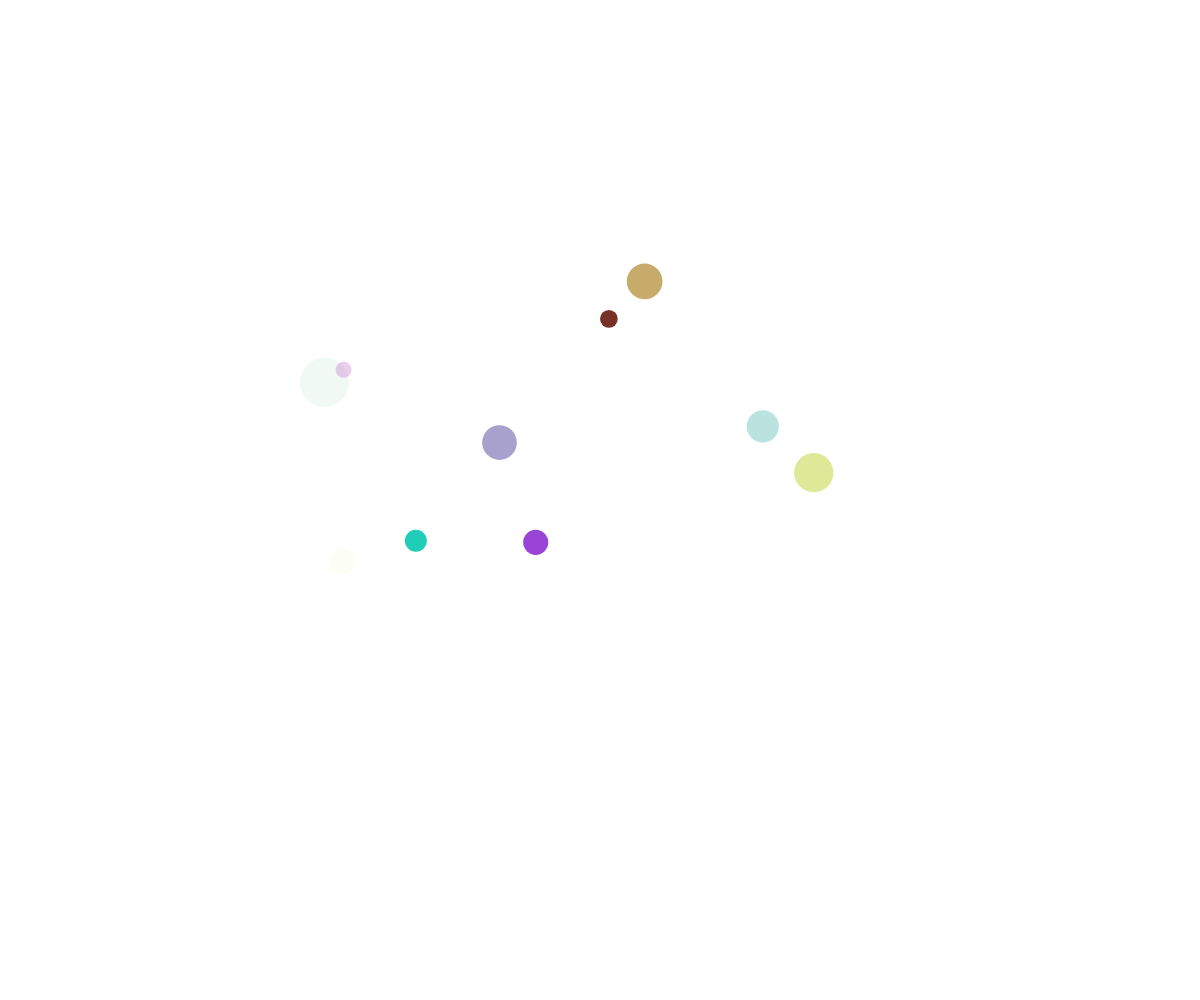
Frame 1 (no input)
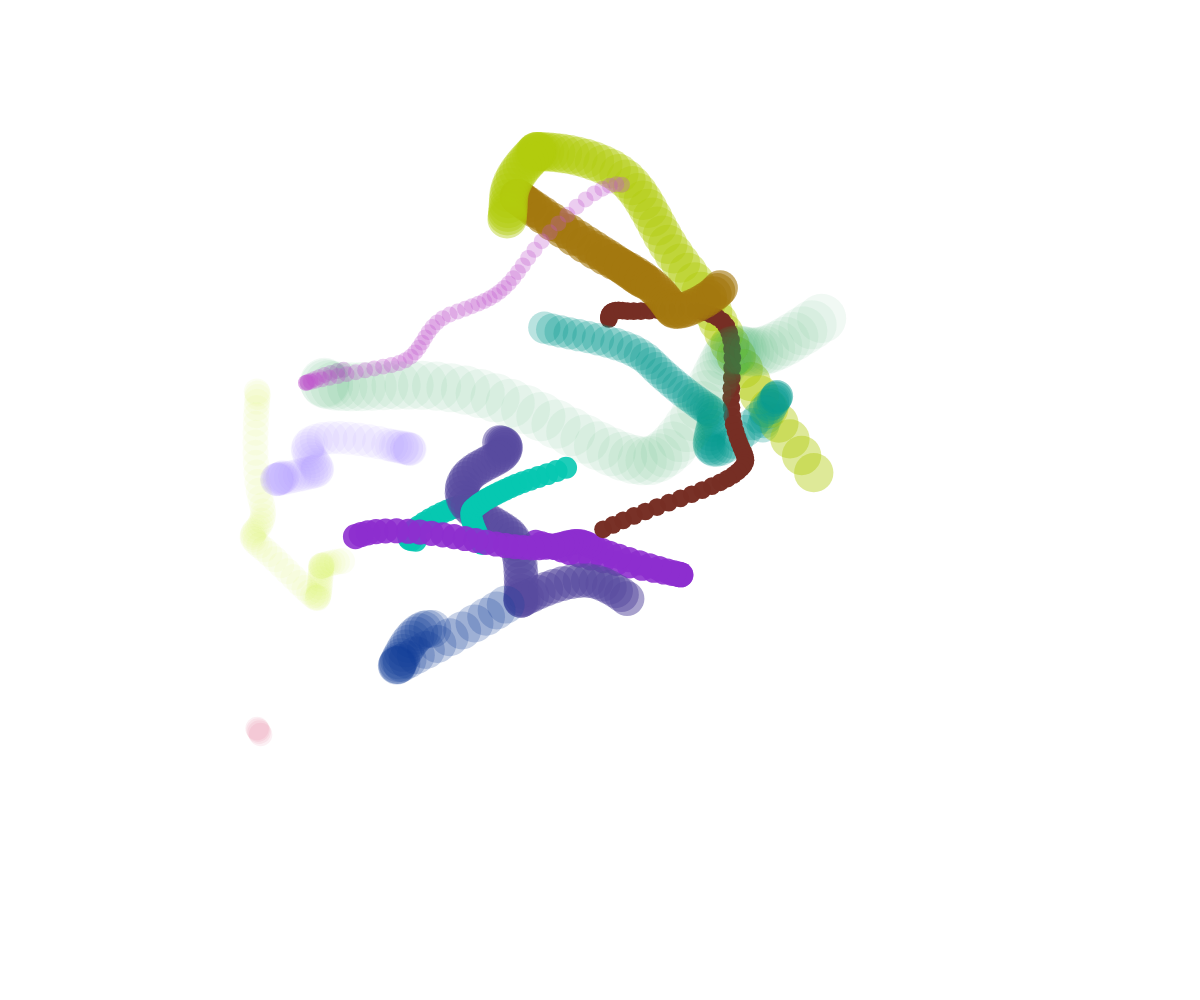
Frame 60 (no input)
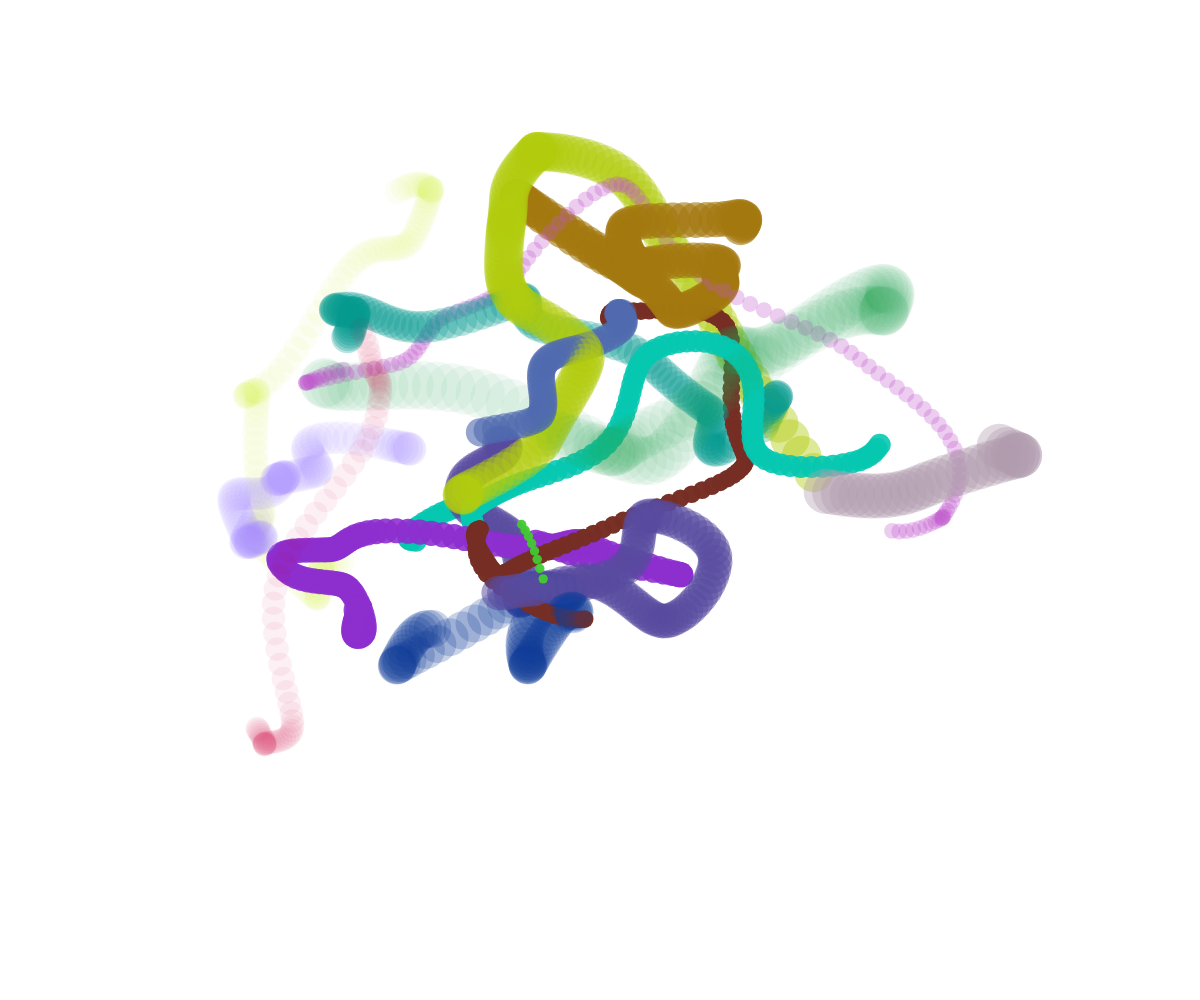
Frame 120 (the mouse pressed at the canvas centre since frame 60)

The p5.js sketch that drew these frames (run headless with seeded random() and noise() and a simulated clock; from frame 60 on, the mouse is pressed at the canvas centre):

// p5.js sketch
// ── sketch.js
// Project Title
// Your Name
// Date
//
// Extra for Experts:
// - describe what you did to take this project "above and beyond"
let bubbles = [];

function setup() {
  createCanvas(windowWidth, windowHeight);
  noStroke();
  for (let i = 0; i < 10; i++) {
    spawnBubble();
  }
  window.setInterval(spawnBubble, 500);
}

function draw() {
  //background(255);
  updateBubbles();
  drawBubbles();
}

function spawnBubble() {
  let bubble = {
    x: random(width),
    y:random(height),
    colour: color(random(255), random(255), random(255), random(255)),
    size: random(5, 50),
    time: 0,
    seed: random(10000)
  };
  bubbles.push(bubble);
}

function drawBubbles() {
  for (const bubble of bubbles) {
    fill(bubble.colour);
    circle(bubble.x, bubble.y, bubble.size);
  }
}

function updateBubbles() {
  for (const bubble of bubbles) {
    bubble.time += 1/100;
    bubble.x = noise(bubble.time + bubble.seed) * width;
    bubble.y = noise(bubble.time + bubble.seed+500) * height;
  }
}
